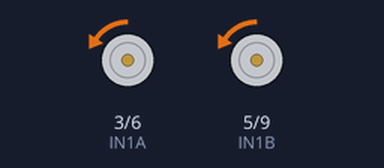
A program run on a simulated Arduino Uno, built with avr-gcc and run on an emulated ATmega328P. Shown: motor-driver pin pairs drawn as motors (green arrow = first pin HIGH = forward, orange = second pin HIGH = backward, longer = more drive).

Above: at 0.15 s.
At 18.1 s:
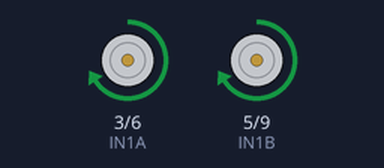
At 23.1 s:
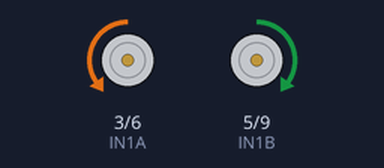
At 34.1 s:
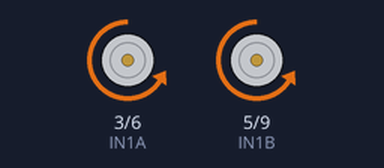
Timing chart, 0 to 40.0 s (numbered marks = the images above):
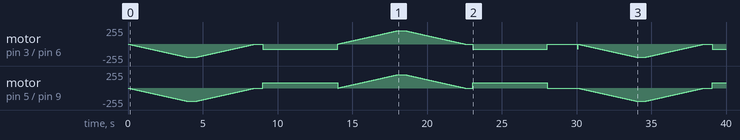

The program:

main.cpp
```cpp
//
// Created by CHAUVEAU Maxime on 06/02/2025.
//

#include <Arduino.h>
#include "motor_control.h"

void setup() {
    initMotors();
}

void loop() {
    accelerateForward(200, 20);

    delay(500);

    decelerateForward(200, 20);
    delay(500);

    moveOpposite(80, 3000);
    delay(2000);

    accelerateReverse(200, 20);
    delay(500);

    decelerateReverse(200, 20);
    delay(500);

    moveOpposite(80, 3000);
    delay(2000);

    stopMotors();
    delay(2000);
}
```

motor_control.cpp
```cpp
#include "motor_control.h"


void initMotors() {
    pinMode(IN1A, OUTPUT);
    pinMode(IN1B, OUTPUT);
    pinMode(IN2A, OUTPUT);
    pinMode(IN2B, OUTPUT);

    stopMotors();
}

void accelerateForward(int speed, int delayTime) {
    digitalWrite(IN1A, LOW);
    digitalWrite(IN1B, LOW);

    for (int i = 0; i < speed; i++) {
        analogWrite(IN2A, i);
        analogWrite(IN2B, i);
        delay(delayTime);
    }
}

void decelerateForward(int speed, int delayTime) {
    for (int i = speed; i >= 0; i--) {
        analogWrite(IN2A, i);
        analogWrite(IN2B, i);
        delay(delayTime);
    }
}

void accelerateReverse(int speed, int delayTime) {
    digitalWrite(IN2A, LOW);
    digitalWrite(IN2B, LOW);
    for (int i = 0; i < speed; i++) {
        analogWrite(IN1A, i);
        analogWrite(IN1B, i);
        delay(delayTime);
    }
}

void decelerateReverse(int speed, int delayTime) {
    for (int i = speed; i >= 0; i--) {
        analogWrite(IN1A, i);
        analogWrite(IN1B, i);
        delay(delayTime);
    }
}

void moveOpposite(int speed, int duration) {
    digitalWrite(IN1A, LOW);
    digitalWrite(IN2B, LOW);
    analogWrite(IN1B, speed);
    analogWrite(IN2A, speed);
    delay(duration);
}

void stopMotors() {
    analogWrite(IN1A, 0);
    analogWrite(IN1B, 0);
    analogWrite(IN2A, 0);
    analogWrite(IN2B, 0);
}
```

motor_control.h
```cpp
#ifndef MOTOR_CONTROL_H
#define MOTOR_CONTROL_H

#include <Arduino.h>  // Nécessaire pour PlatformIO


// Définition des broches moteur (PWM)
#define IN1A 3
#define IN1B 5
#define IN2A 6
#define IN2B 9

// Fonction pour initialiser les moteurs
void initMotors();

// Fonction pour accélérer les moteurs vers l'avant
void accelerateForward(int speed, int delayTime);

// Fonction pour décélérer les moteurs
void decelerateForward(int speed, int delayTime);

// Fonction pour accélérer en marche arrière
void accelerateReverse(int speed, int delayTime);

// Fonction pour décélérer en marche arrière
void decelerateReverse(int speed, int delayTime);

// Fonction pour faire tourner les moteurs dans des directions opposées
void moveOpposite(int speed, int duration);

// Fonction pour arrêter les moteurs
void stopMotors();

#endif
```
